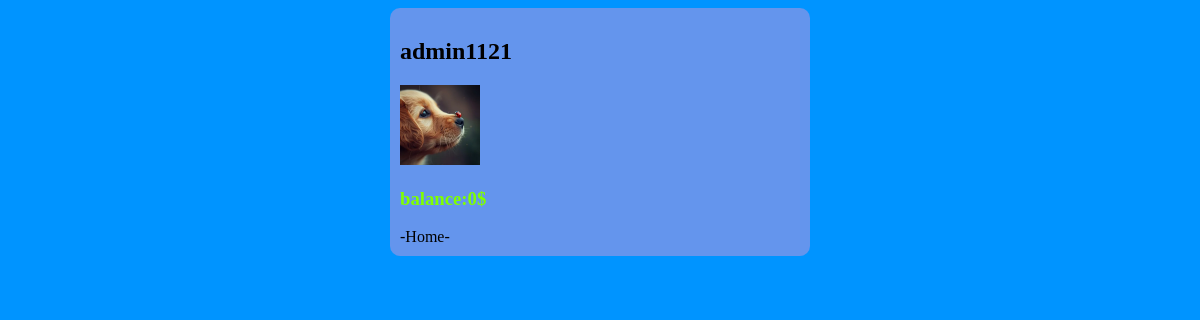
Page /profile/2 (signed in) on the committed database.
### app.py (models this page shows)
class User(db.Model):
    id = db.Column(db.Integer,primary_key = True)
    login = db.Column(db.String(80), unique = True, nullable = False)
    Password = db.Column(db.String(120), nullable = False)
    is_admin = db.Column(db.Integer, default = 0)
    balance = db.Column(db.Integer, default = 0)
    image = db.Column(db.String(150),nullable = False)

### app.py (the view)
@app.route('/profile/<int:id>')
def another_profile(id):
    if 'user' not in session:
        return redirect(url_for('home'))
    user = User.query.filter_by(id = id).first()
    if not user:
        return redirect(url_for('home'))
    return render_template('another.html',user = user)

### templates/another.html (shortened to what this page needs)
<!DOCTYPE html>
<html>
<head>
</head>
<body>
    <div class="profile">
        <h2>{{user.login}}</h2>
        <img src="{{url_for('static',filename='avatars/'+ user.image)}}", width="80">
        <h3>balance:{{user.balance}}$</h3>
        <a href="/">-Home-</a>
    </div>
</body>
</html>

### templates/another.html (style rules this page uses)
.profile { width: 400px; margin: auto; padding: 10px; background-color: cornflowerblue; border-radius: 10px; font-style: normal; }
body { background-color: #0094ff; }
a { color:black; text-decoration: none; font-style: normal; }
h3 { color:chartreuse }

### rows in the picture
User: login "admin1121", image (placeholder picture), balance "0"
